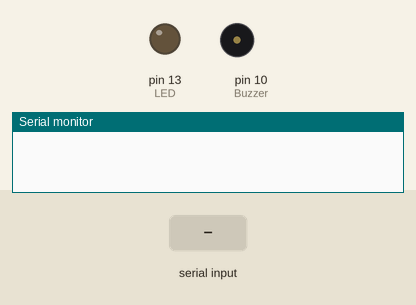
Simulated run of this sketch. Board: Arduino Uno, built with avr-gcc and run on an emulated ATmega328P. Shown: output pins drawn as LEDs (lit = HIGH), buzzer (waves = sounding), the last lines printed to the serial monitor. The test bench sets the inputs (shaded band).

Above: at 1.2 s.
1.3 s: "1" received over the second serial link
At 2.0 s:
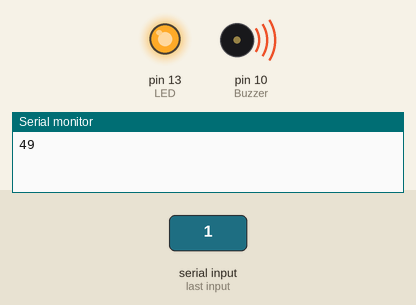
Timing chart, 0 to 4.3 s (numbered marks = the images above; inputs shaded):
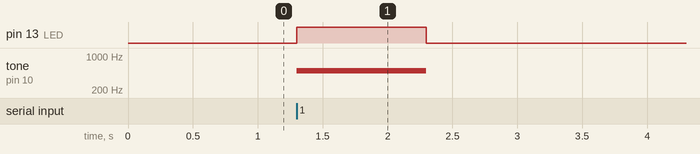

The sketch:

SimpleToneSketch.ino
```cpp
//This will create a simple chirper that plays tones when told to by the iOS app.
//Successfully works with the app build on Feb 18 2016

//Includes
#include <SoftwareSerial.h>

//Globals
int Buzzer = 10;
int LED = 13;
unsigned int buzzTimer = 0;
SoftwareSerial BLE_Shield(4,5);

void setup() {
  pinMode(Buzzer, OUTPUT);  //Sets the pin to be an output pin
  pinMode(LED, OUTPUT);
  BLE_Shield.begin(9600);
  Serial.begin(9600);
}

void loop() {
  if (BLE_Shield.available())   //Meaning there is data available for us to look at.
  {
    Serial.println(BLE_Shield.read());
    buzzTimer = millis();
    tone(Buzzer, 500);      //Turn the buzzer and the LED on
    digitalWrite(LED, HIGH);
  }
  if ((millis() - buzzTimer) >= 1000) {    //After a second, turn everything off
    noTone(Buzzer);
    digitalWrite(LED, LOW);
  }
}
```

Measured:
- after the input at 1.3 s, pin 13 (LED): LOW → HIGH at once, → LOW 1.0 s later; tone on pin 10 (Buzzer): silent → 500 Hz at once, → silent 1.0 s later
